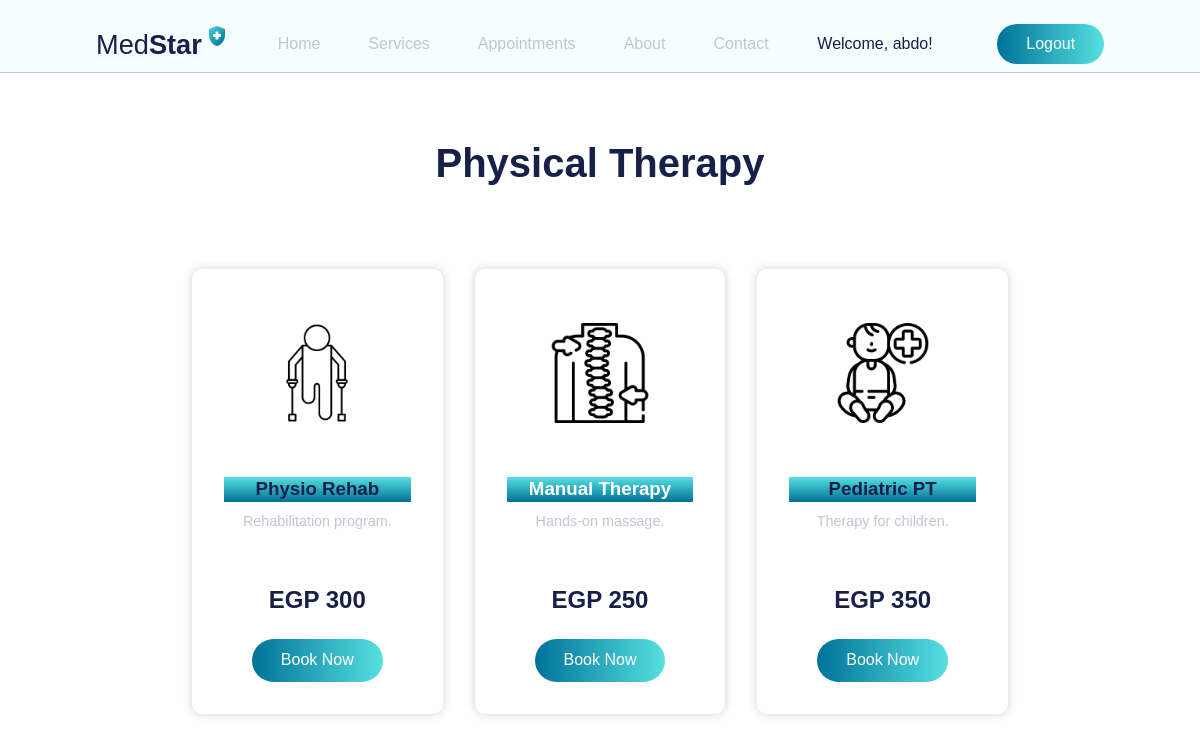
Screenshot of /physical-therapy (signed in) with the database file from the repository.
### app.py (models this page shows, shortened)
class User(db.Model, UserMixin):
    id = db.Column(db.Integer, primary_key=True)
    username = db.Column(db.String(80), unique=True, nullable=False)
    email = db.Column(db.String(120), unique=True, nullable=False)
    password = db.Column(db.String(200), nullable=False)
    is_admin = db.Column(db.Boolean, default=False)

class TherapySession(db.Model):
    id = db.Column(db.Integer, primary_key=True)
    name = db.Column(db.String(100), unique=True, nullable=False)
    description = db.Column(db.Text, nullable=True)
    price = db.Column(db.String(50), nullable=True)
    icon_url = db.Column(db.String(200), nullable=True, default='icon_therapy_default.png')
    category = db.Column(db.String(50), nullable=False)

### app.py (the view)
@app.route('/physical-therapy')
@login_required
def show_physical_therapy(): return render_template('therapy.html', sessions=TherapySession.query.filter_by(category='Physical').all(), title="Physical Therapy")

### app.py (called while the page is built)
@login_manager.user_loader
def load_user(user_id):
    return User.query.get(int(user_id))

### templates/therapy.html (shortened to what this page needs)
<!DOCTYPE html>
<html lang="en">
<head>
    <link rel="stylesheet" href="{{ url_for('static', filename='style.css') }}">
</head>
<body>
    <header>
       <nav class="navbar">
        <div class="navbar__container container">
            <div class="navbar__logo">
                <a href="{{ url_for('home') }}"><h3>Med<span>Star</span></h3></a>
                <img src="{{ url_for('static', filename='img/logo-icon.png') }}" alt="logo-icon">
            </div>
            <ul class="navbar__links" id="navbar">
                <li> <a href="{{ url_for('home') }}">Home</a></li>
                <li> <a href="{{ url_for('show_services') }}">Services</a></li>
                <li> <a href="{{ url_for('my_appointments') }}">Appointments</a></li>
                <li> <a href="{{ url_for('show_about') }}">About</a></li>
                <li> <a href="{{ url_for('show_contact') }}">Contact</a></li>
            </ul>
            {% if current_user.is_authenticated %}
                <span style="color: var(--secondary-color); margin-right: 1rem;">Welcome, {{ current_user.username }}!</span>
                <form action="{{ url_for('logout') }}" method="GET" style="margin: 0;">
                    <button type="submit" class="navbar__btn">Logout</button>
                </form>
            {% endif %}
        </div>
       </nav>
     </header>
    <main class="container" style="padding-top: 4rem; padding-bottom: 4rem;">
        <h2 style="text-align: center; font-size: 2.5rem; margin-bottom: 2rem;">
            {{ title }}
        </h2>
        <div class="services__container container">
            {% for session in sessions %}
            <article class="services__card">
                <div class="services__img">
                    <img src="{{ url_for('static', filename='img/' + session.icon_url) }}" alt="{{ session.name }} Icon">
                </div>
                <h3>{{ session.name }}</h3>
                <p>{{ session.description }}</p>
                <div class="test-price">{{ session.price }}</div>
                <a href="{{ url_for('book_service', service_type='therapy', service_id=session.id) }}" class="navbar__btn">Book Now</a>
            </article>
            {% endfor %}
        </div>
    </main>
</body>
</html>

### static/style.css (style rules this page uses)
:root { --primary-color: #c4c4d4; --secondary-color: #172048; --white-color: #fff; --dark-blue: #007299; --light-blue: #56e0e0; --very-light-blue: #f4feff; }
*, *::before, *::after { margin: 0; padding: 0; box-sizing: inherit; outline: none; list-style-type: none; text-decoration: none; }
body { box-sizing: border-box; line-height: 1.3; font-family: "Poppins", sans-serif; color: var(--primary-color); }
.container { max-width: 1440px; margin-inline: auto; padding-inline: 6rem; }
button { font-family: "Poppins", sans-serif; color: var(--white-color); outline: none; border: none; padding: 0.7rem 1.8rem; border-radius: 25px; background: linear-Gradient(to right, var(--dark-blue), var(--light-blue)); font-weight: 400; cursor: pointer; display: inline-block; font-size: 1rem; }
h1, h2, h3 { color: var(--secondary-color); }
.navbar { padding-block: 1.5rem 0.5rem; background-color: var(--very-light-blue); border-bottom: 0.5px solid var(--primary-color); }
.navbar__container { display: flex; align-items: center; justify-content: space-between; position: relative; }
.navbar__logo { display: flex; align-items: center; gap: 0.2rem; cursor: pointer; }
.navbar__logo h3 { color: var(--secondary-color); font-weight: 400; font-size: 1.7rem; }
.navbar__logo span { font-weight: 600; }
.navbar__logo img { width: 1.5rem; margin-top: -1rem; }
.navbar__links { display: flex; align-items: center; gap: 3rem; }
.navbar__links a { color: var(--primary-color); }
.services__container { display: grid; grid-template-columns: repeat(auto-fit, minmax(15rem, 1fr)); align-items: center; gap: 5rem; margin-top: 5rem; }
.services__card { padding: 2rem; background-color: var(--very-light-blue); padding-top: 4rem; border-radius: 0.8 rem; transition: all 0.3s ease; box-shadow: 0px 0px 10px 1px rgba(0, 0, 0, 0.15); }
.services__img { margin-inline: auto; width: 9rem; }
.services__img img { width: 100%; }
.services__card h3 { margin-block: 2rem 1rem; background: linear-gradient(var(--light-blue), var(--dark-blue)); color: #fff; }
.services__card:nth-child(2) h3 { color: #fff; }
body { animation: fadeInPage 0.4s ease-in-out; }

### templates/therapy.html (style rules this page uses)
.navbar__btn { font-family: "Poppins", sans-serif; color: var(--white-color); outline: none; border: none; padding: 0.7rem 1.8rem; border-radius: 25px; background: linear-gradient(to right, var(--dark-blue), var(--light-blue)); font-weight: 400; cursor: pointer; display: inline-block; font-size: 1rem; text-decoration: none; transition: all 0.3s ease; }
.services__container { display: grid; grid-template-columns: repeat(3, 1fr); gap: 2rem; }
.services__card { background: #fff; padding: 2rem; border-radius: 10px; box-shadow: 0px 0px 10px 1px rgba(0, 0, 0, 0.15); text-align: center; transition: all 0.3s ease; }
.services__img { margin-inline: auto; width: 9rem; height: 9rem; display: flex; justify-content: center; align-items: center; margin-bottom: 1rem; }
.services__img img { max-width: 100px; max-height: 100px; }
.services__card h3 { color: var(--secondary-color); margin-bottom: 0.5rem; }
.services__card p { color: var(--primary-color); font-size: 0.9rem; line-height: 1.6; margin-bottom: 1.5rem; min-height: 50px; }
.test-price { font-size: 1.5rem; font-weight: 600; color: var(--secondary-color); margin-bottom: 1.5rem; }

### rows the page displays
User: username "abdo"
TherapySession: icon_url (picture), name "Physio Rehab", description "Rehabilitation program.", price "EGP 300"
TherapySession: icon_url (picture), name "Manual Therapy", description "Hands-on massage.", price "EGP 250"
TherapySession: icon_url (picture), name "Pediatric PT", description "Therapy for children.", price "EGP 350"

### other values shown
{{ title }} "Physical Therapy"
